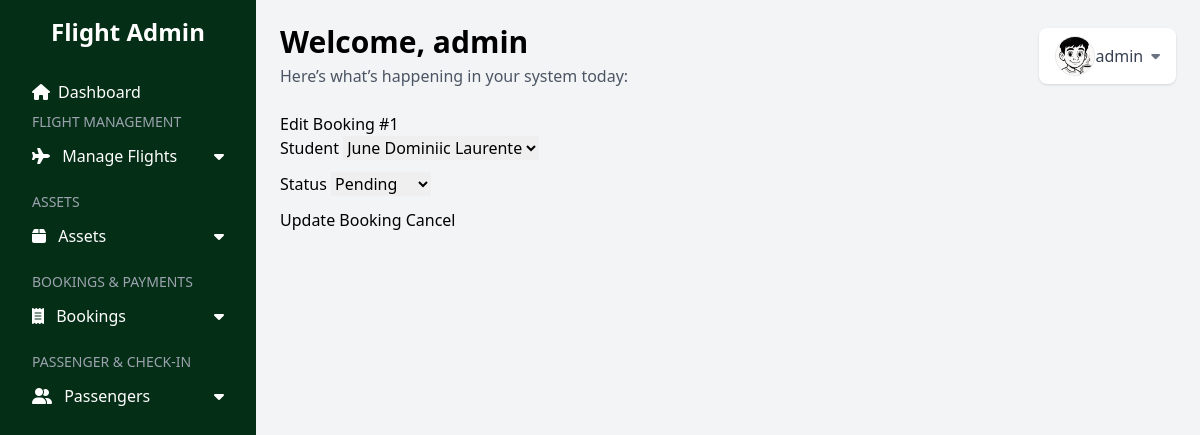
Page /bookings/edit/1 (signed in) on the committed database.
### web/models.py (models this page shows)
class User(db.Model, UserMixin):
    id = db.Column(db.Integer, primary_key=True)
    username = db.Column(db.String(225), unique=True, nullable=False)
    password = db.Column(db.String(225), nullable=False)
    profile_image = db.Column(db.String(255), nullable=True, default='default.png')  # default image

class Booking(db.Model):
    __tablename__ = 'booking'
    id = db.Column(db.Integer, primary_key=True)
    student_id = db.Column(db.Integer, db.ForeignKey('student.id'), nullable=False)
    reference = db.Column(db.String(10), unique=True, nullable=False)
    booking_date = db.Column(db.DateTime, default=func.now())
    total_amount = db.Column(db.Float, nullable=False)
    status = db.Column(db.String(20), default='Confirmed')
    payment_status = db.Column(db.String(20), default='Pending')
    student = db.relationship('Student', back_populates='bookings')
    details = db.relationship('BookingDetail', back_populates='booking')
    payments = db.relationship('Payment', back_populates='booking')

class Student(db.Model, UserMixin):
    __tablename__ = 'student'
    id = db.Column(db.Integer, primary_key=True)
    username = db.Column(db.String(50), unique=True, nullable=False)
    password = db.Column(db.String(255), nullable=False)
    email = db.Column(db.String(100), unique=True, nullable=False)
    first_name = db.Column(db.String(50), nullable=False)
    last_name = db.Column(db.String(50), nullable=False)
    date_of_birth = db.Column(db.Date)
    phone_number = db.Column(db.String(20))
    address = db.Column(db.Text)
    created_at = db.Column(db.DateTime, default=func.now())
    updated_at = db.Column(db.DateTime, default=func.now(), onupdate=func.now())
    bookings = db.relationship('Booking', back_populates='student')

### web/views.py (the view)
@views.route('/bookings/edit/<int:id>', methods=['GET', 'POST'])
@login_required
def edit_booking(id):
    booking = Booking.query.get_or_404(id)
    students = Student.query.all()
    if request.method == 'POST':
        booking.student_id = request.form['student_id']
        booking.status = request.form['status']
        db.session.commit()
        flash('Booking updated!', 'success')
        return redirect(url_for('views.bookings'))
    return render_template('booking_payment/edit_booking.html', booking=booking, students=students)

### web/__init__.py (called while the page is built)
def create_app():
    app = Flask(__name__)
    app.config['SECRET_KEY'] = "secret_key"
    app.config['SQLALCHEMY_DATABASE_URI'] = f'sqlite:///{DB_NAME}'
    db.init_app(app)
    from .views import views
    from .auth import auth
    app.register_blueprint(views, url_prefix="/")
    app.register_blueprint(auth, url_prefix="/")
    from .models import User
    create_database(app)
    login_manager = LoginManager()
    login_manager.login_view = 'auth.login'
    login_manager.init_app(app)
    @login_manager.user_loader
    def load_user(id):
        return User.query.get(int(id))
    return app

### web/templates/booking_payment/edit_booking.html (shortened to what this page needs)
{% extends "base.html" %}
{% block content %}
<div class="container mt-4">
  <h2>Edit Booking #{{ booking.id }}</h2>
  <form method="POST">
    <div class="mb-3">
      <label for="student_id" class="form-label">Student</label>
      <select class="form-select" name="student_id" id="student_id" required>
        {% for student in students %}
       <option value="{{ student.id }}" {% if booking.student_id == student.id %}selected{% endif %}>
  {{ student.first_name }} {{ student.last_name }}
</option>
        {% endfor %}
      </select>
    </div>
    <div class="mb-3">
      <label for="status" class="form-label">Status</label>
      <select class="form-select" name="status" id="status" required>
        <option value="Pending" {% if booking.status == 'Pending' %}selected{% endif %}>Pending</option>
      </select>
    </div>
    <button type="submit" class="btn btn-primary">Update Booking</button>
    <a href="{{ url_for('views.bookings') }}" class="btn btn-secondary">Cancel</a>
  </form>
</div>
{% endblock %}

### web/templates/base.html (shortened to what this page needs)
<!DOCTYPE html>
<html lang="en">
<head>
  <script src="https://cdn.tailwindcss.com"></script>
  <link href="https://cdnjs.cloudflare.com/ajax/libs/font-awesome/6.4.0/css/all.min.css" rel="stylesheet">
</head>
<body class="h-screen bg-gray-100 flex">
  <nav class="w-64 bg-green-950 text-white flex flex-col p-4 fixed h-full overflow-y-auto">
    <h4 class="text-center text-2xl font-bold mb-6">Flight Admin</h4>
    <a href="{{ url_for('views.dashboard') }}" class="flex justify-between items-center py-2 px-4 hover:bg-gray-700 rounded">
      <span class="flex items-center">
        <i class="fas fa-home mr-2"></i> Dashboard
      </span>
    </a>
    <div class="text-sm uppercase text-gray-400 px-4 mb-1">Flight Management</div>
    <button class="w-full text-left px-4 py-2 hover:bg-gray-700 flex justify-between items-center" onclick="toggleMenu('flightMgmt')">
      <span><i class="fas fa-plane mr-2"></i> Manage Flights</span><i class="fas fa-caret-down"></i>
    </button>
    <div class="text-sm uppercase text-gray-400 px-4 mt-4 mb-1">Assets</div>
    <button class="w-full text-left px-4 py-2 hover:bg-gray-700 flex justify-between items-center" onclick="toggleMenu('assets')">
      <span><i class="fas fa-box mr-2"></i> Assets</span><i class="fas fa-caret-down"></i>
    </button>
    <div class="text-sm uppercase text-gray-400 px-4 mt-4 mb-1">Bookings & Payments</div>
    <button class="w-full text-left px-4 py-2 hover:bg-gray-700 flex justify-between items-center" onclick="toggleMenu('bookings')">
      <span><i class="fas fa-receipt mr-2"></i> Bookings</span><i class="fas fa-caret-down"></i>
    </button>
    <div class="text-sm uppercase text-gray-400 px-4 mt-4 mb-1">Passenger & Check-In</div>
    <button class="w-full text-left px-4 py-2 hover:bg-gray-700 flex justify-between items-center" onclick="toggleMenu('passenger')">
      <span><i class="fas fa-user-friends mr-2"></i> Passengers</span><i class="fas fa-caret-down"></i>
    </button>
  </nav>
  <main class="ml-64 p-6 w-full overflow-y-auto">
    <div class="mb-6 flex justify-between items-center">
      <div>
        <h1 class="text-3xl font-bold mb-1">Welcome, {{ current_user.username }}</h1>
        <p class="text-gray-600">Here’s what’s happening in your system today:</p>
      </div>
      <div class="relative">
        <button onclick="toggleMenu('profileMenu')" class="flex items-center bg-white px-4 py-2 rounded-lg shadow hover:shadow-md transition">
          <img src="{{ url_for('static', filename='uploads/' + current_user.profile_image) }}"
            class="w-10 h-10 rounded-full object-cover border" alt="Profile Image">
          <span class="text-gray-700 font-medium">{{ current_user.username }}</span>
          <i class="fas fa-caret-down ml-2 text-sm text-gray-500"></i>
        </button>
      </div>
    </div>
    {% block content %}
    {% endblock %}
  </main>
</body>
</html>

### rows in the picture
User: username "admin", profile_image (picture)
Booking: id "1", student_id "June Dominiic Laurente", status "Pending"
